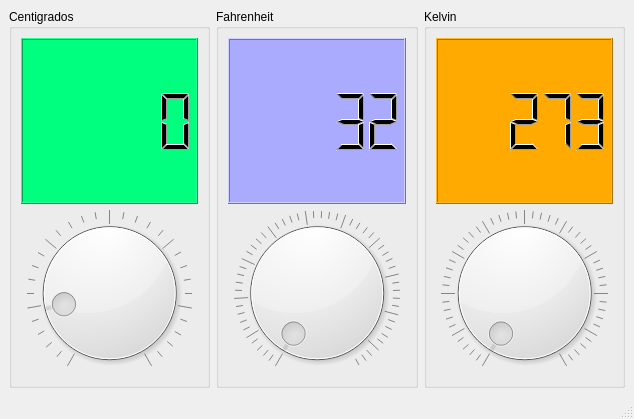
<?xml version="1.0" encoding="UTF-8"?>
<ui version="4.0">
 <class>Principal</class>
 <widget class="QMainWindow" name="Principal">
  <property name="geometry">
   <rect>
    <x>0</x>
    <y>0</y>
    <width>634</width>
    <height>419</height>
   </rect>
  </property>
  <property name="windowTitle">
   <string>Principal</string>
  </property>
  <property name="windowIcon">
   <iconset resource="recursos.qrc">
    <normaloff>:/Resources/caliente.png</normaloff>:/Resources/caliente.png</iconset>
  </property>
  <widget class="QWidget" name="centralwidget">
   <layout class="QHBoxLayout" name="horizontalLayout">
    <item>
     <widget class="QGroupBox" name="groupBox">
      <property name="title">
       <string>Centigrados</string>
      </property>
      <layout class="QVBoxLayout" name="verticalLayout">
       <item>
        <widget class="QLCDNumber" name="outCent">
         <property name="cursor">
          <cursorShape>OpenHandCursor</cursorShape>
         </property>
         <property name="styleSheet">
          <string notr="true">background-color: rgb(201, 188, 255);
background-color: rgb(0, 255, 127);</string>
         </property>
        </widget>
       </item>
       <item>
        <widget class="QDial" name="inCent">
         <property name="cursor">
          <cursorShape>OpenHandCursor</cursorShape>
         </property>
         <property name="minimum">
          <number>-18</number>
         </property>
         <property name="notchesVisible">
          <bool>true</bool>
         </property>
        </widget>
       </item>
      </layout>
     </widget>
    </item>
    <item>
     <widget class="QGroupBox" name="groupBox_2">
      <property name="title">
       <string>Fahrenheit</string>
      </property>
      <layout class="QVBoxLayout" name="verticalLayout_2">
       <item>
        <widget class="QLCDNumber" name="outFar">
         <property name="styleSheet">
          <string notr="true">background-color: rgb(214, 255, 187);
background-color: rgb(170, 170, 255);</string>
         </property>
         <property name="value" stdset="0">
          <double>32.000000000000000</double>
         </property>
        </widget>
       </item>
       <item>
        <widget class="QDial" name="inFar">
         <property name="cursor">
          <cursorShape>OpenHandCursor</cursorShape>
         </property>
         <property name="maximum">
          <number>210</number>
         </property>
         <property name="notchesVisible">
          <bool>true</bool>
         </property>
        </widget>
       </item>
      </layout>
     </widget>
    </item>
    <item>
     <widget class="QGroupBox" name="groupBox_3">
      <property name="title">
       <string>Kelvin</string>
      </property>
      <layout class="QVBoxLayout" name="verticalLayout_3">
       <item>
        <widget class="QLCDNumber" name="outKel">
         <property name="styleSheet">
          <string notr="true">background-color: rgb(255, 170, 0);
border-color: rgb(0, 0, 0);</string>
         </property>
         <property name="value" stdset="0">
          <double>273.000000000000000</double>
         </property>
        </widget>
       </item>
       <item>
        <widget class="QDial" name="inKel">
         <property name="enabled">
          <bool>true</bool>
         </property>
         <property name="notchesVisible">
          <bool>true</bool>
         </property>
        </widget>
       </item>
      </layout>
     </widget>
    </item>
   </layout>
  </widget>
  <widget class="QMenuBar" name="menubar">
   <property name="geometry">
    <rect>
     <x>0</x>
     <y>0</y>
     <width>634</width>
     <height>26</height>
    </rect>
   </property>
  </widget>
  <widget class="QStatusBar" name="statusbar"/>
 </widget>
 <resources>
  <include location="recursos.qrc"/>
 </resources>
 <connections>
  <connection>
   <sender>inCent</sender>
   <signal>valueChanged(int)</signal>
   <receiver>outCent</receiver>
   <slot>display(int)</slot>
   <hints>
    <hint type="sourcelabel">
     <x>93</x>
     <y>229</y>
    </hint>
    <hint type="destinationlabel">
     <x>93</x>
     <y>109</y>
    </hint>
   </hints>
  </connection>
  <connection>
   <sender>inFar</sender>
   <signal>valueChanged(int)</signal>
   <receiver>outFar</receiver>
   <slot>display(int)</slot>
   <hints>
    <hint type="sourcelabel">
     <x>268</x>
     <y>229</y>
    </hint>
    <hint type="destinationlabel">
     <x>268</x>
     <y>109</y>
    </hint>
   </hints>
  </connection>
  <connection>
   <sender>inKel</sender>
   <signal>valueChanged(int)</signal>
   <receiver>outKel</receiver>
   <slot>display(int)</slot>
   <hints>
    <hint type="sourcelabel">
     <x>493</x>
     <y>252</y>
    </hint>
    <hint type="destinationlabel">
     <x>493</x>
     <y>125</y>
    </hint>
   </hints>
  </connection>
 </connections>
</ui>
